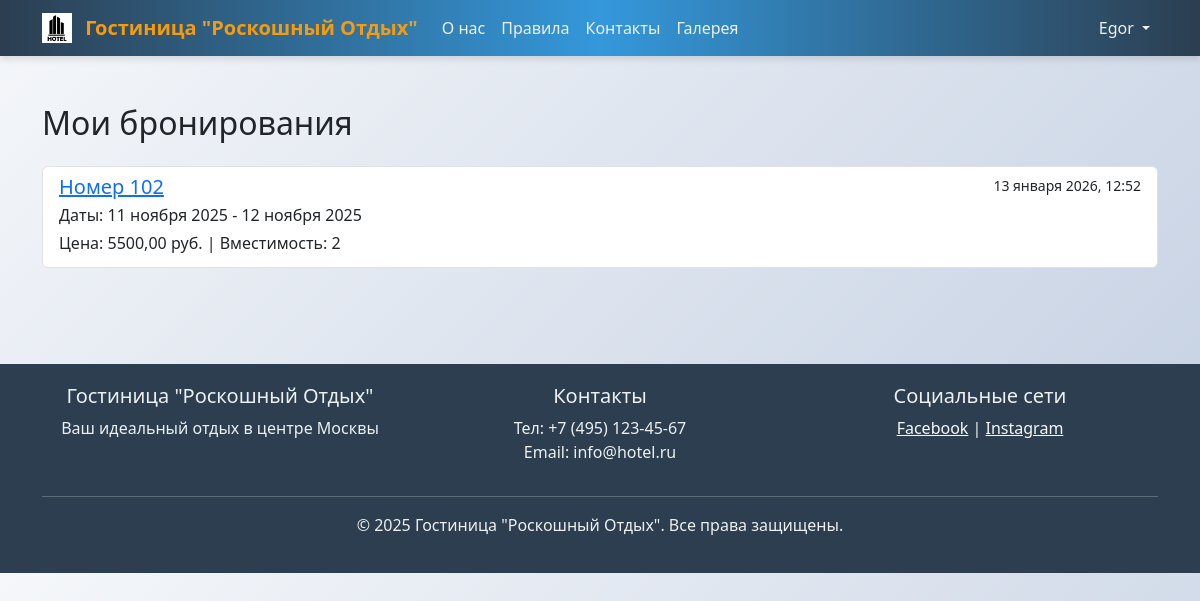
/bookings/ (signed in), run on the app's committed database.
### hotel/models.py (models this page shows, shortened)
class Booking(models.Model):
    room = models.ForeignKey(Room, on_delete=models.CASCADE, related_name='bookings',
                             verbose_name='Номер')
    author = models.ForeignKey(User, on_delete=models.CASCADE, verbose_name='Автор бронирования')
    check_in = models.DateField('Дата заезда')
    check_out = models.DateField('Дата выезда')
    created_at = models.DateTimeField('Добавлено', auto_now_add=True)
    class Meta:
        verbose_name = 'бронирование'
        verbose_name_plural = 'Бронирования'

class PublishedModel(models.Model):
    is_published = models.BooleanField('Опубликовано', default=True,
                                       help_text='Снимите галочку, чтобы скрыть публикацию.')
    created_at = models.DateTimeField('Добавлено', auto_now_add=True)
    class Meta:
        abstract = True

class Room(PublishedModel):
    title = models.CharField('Название номера', max_length=256)
    text = models.TextField('Описание')
    slug = models.SlugField('Идентификатор', unique=True,
                            help_text='Идентификатор страницы для URL; '
                                      'разрешены символы латиницы, цифры, дефис и подчёркивание.')
    image = models.ImageField('Фото', upload_to='rooms/', blank=True)
    pub_date = models.DateTimeField('Дата и время публикации',
                                    help_text='Если установить дату и время в будущем — '
                                              'можно делать отложенные публикации.')
    author = models.ForeignKey(User, on_delete=models.CASCADE, verbose_name='Автор')
    location = models.ForeignKey(Location, on_delete=models.SET_NULL, null=True, blank=True,
                                 verbose_name='Местоположение')
    category = models.ForeignKey(Category, on_delete=models.SET_NULL, null=True, blank=True,
                                 verbose_name='Категория')
    price = models.DecimalField('Цена', max_digits=10, decimal_places=2)
    capacity = models.PositiveIntegerField('Вместимость')
    class Meta:
        verbose_name = 'номер'
        verbose_name_plural = 'Номера'
        ordering = ['-pub_date']

### hotel/views.py (the view)
# urls.py: path('bookings/', views.user_bookings, name='user_bookings'),
@login_required
def user_bookings(request):
    bookings = Booking.objects.filter(author=request.user).select_related('room').order_by('-created_at')
    context = {'bookings': bookings}
    return render(request, 'hotel/bookings.html', context)

### templates/hotel/bookings.html (shortened to what this page needs)
{% extends "base.html" %}
{% block content %}
  <div class="col">
    <h2 class="mb-4">Мои бронирования</h2>
    {% if bookings %}
      <div class="list-group">
        {% for booking in bookings %}
          <div class="list-group-item">
            <div class="d-flex w-100 justify-content-between">
              <h5 class="mb-1">
                <a href="{% url 'hotel:room_detail' booking.room.slug %}">{{ booking.room.title }}</a>
              </h5>
              <small>{{ booking.created_at|date:"d E Y, H:i" }}</small>
            </div>
            <p class="mb-1">
              Даты: {{ booking.check_in|date:"d E Y" }} - {{ booking.check_out|date:"d E Y" }}
            </p>
            <p class="mb-1">
              Цена: {{ booking.room.price }} руб. | Вместимость: {{ booking.room.capacity }}
            </p>
          </div>
        {% endfor %}
      </div>
    {% else %}
      <div class="alert alert-info">
        У вас пока нет бронирований.
      </div>
    {% endif %}
  </div>
{% endblock %}

### templates/includes/header.html (shortened to what this page needs)
{% load static %}
<header>
  <nav class="navbar navbar-expand-lg navbar-dark">
    <div class="container">
      <a class="navbar-brand" href="{% url 'hotel:index' %}">
        <img src="{% static 'img/logo.png' %}" width="30" height="30" class="d-inline-block align-top me-2" alt="">
        Гостиница "Роскошный Отдых"
      </a>
      <div class="collapse navbar-collapse" id="navbarNav">
        {% with request.resolver_match.view_name as view_name %}
          <ul class="navbar-nav me-auto">
            <li class="nav-item">
              <a class="nav-link {% if view_name == 'pages:about' %}active{% endif %}" href="{% url 'pages:about' %}">О нас</a>
            </li>
            <li class="nav-item">
              <a class="nav-link {% if view_name == 'pages:rules' %}active{% endif %}" href="{% url 'pages:rules' %}">Правила</a>
            </li>
            <li class="nav-item">
              <a class="nav-link {% if view_name == 'pages:contacts' %}active{% endif %}" href="{% url 'pages:contacts' %}">Контакты</a>
            </li>
            <li class="nav-item">
              <a class="nav-link {% if view_name == 'pages:gallery' %}active{% endif %}" href="{% url 'pages:gallery' %}">Галерея</a>
            </li>
          </ul>
          {% if user.is_authenticated %}
            <ul class="navbar-nav">
              <li class="nav-item dropdown">
                <a class="nav-link dropdown-toggle" href="#" id="navbarDropdown" role="button" data-bs-toggle="dropdown" aria-expanded="false">
                  {{ user.username }}
                </a>
              </li>
            </ul>
          {% endif %}
        {% endwith %}
      </div>
    </div>
  </nav>
</header>

### static/css/custom.css (style rules this page uses)
body { background: linear-gradient(135deg, #f5f7fa 0%, #c3cfe2 100%); font-family: 'Segoe UI', Tahoma, Geneva, Verdana, sans-serif; }
.navbar { background: linear-gradient(90deg, #2c3e50 0%, #3498db 50%, #2c3e50 100%) !important; box-shadow: 0 4px 6px rgba(0, 0, 0, 0.1); }
.navbar-brand { font-weight: bold; color: #f39c12 !important; }
.nav-link { color: #ecf0f1 !important; transition: color 0.3s; }

### data on the page
Booking: room "Номер 102", created_at "13 января 2026, 12:52", check_in "11 ноября 2025", check_out "12 ноября 2025", room.price "5500,00", room.capacity "2"

### other printed values
{{ user.username }} "Egor"
